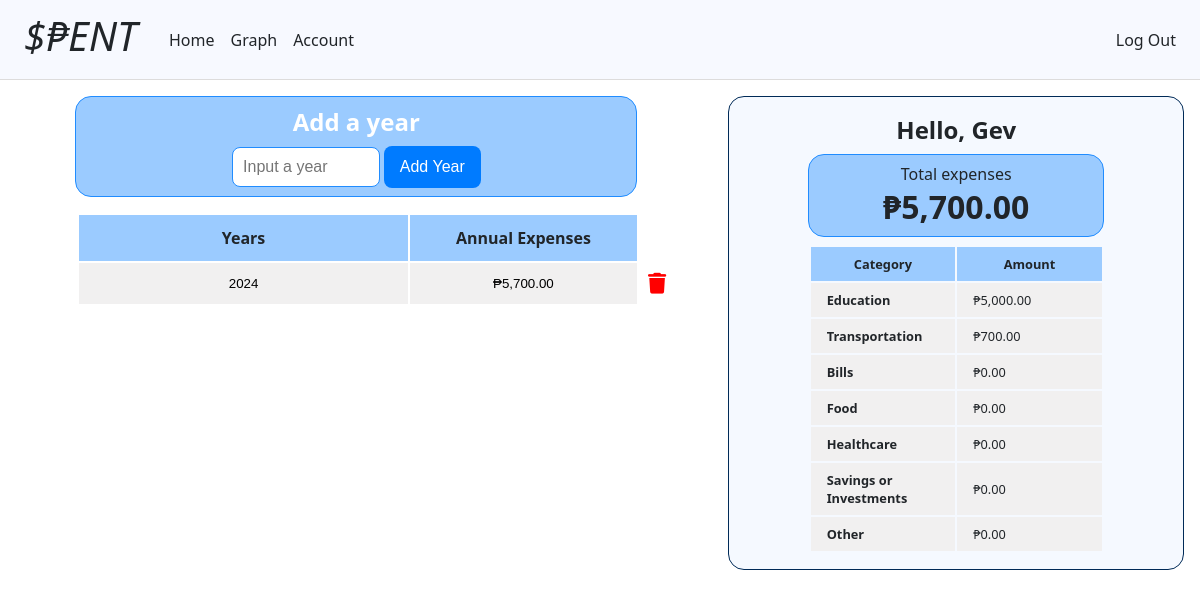
Page / (signed in) on the earlier database version.
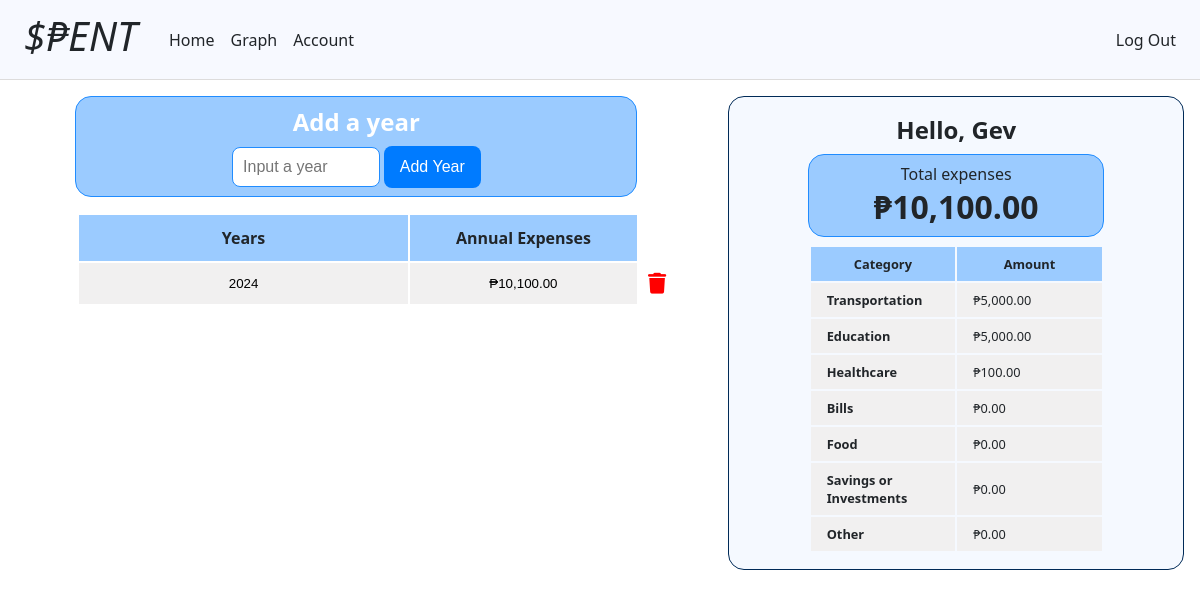
Same page on the later database version.
### tables this page shows
CREATE TABLE years (
    id INTEGER PRIMARY KEY AUTOINCREMENT NOT NULL,
    user_id INTEGER NOT NULL,
    year NOT NULL,
    FOREIGN KEY (user_id) REFERENCES users (id)
);

CREATE TABLE users (
    id INTEGER PRIMARY KEY AUTOINCREMENT NOT NULL,
    username TEXT NOT NULL,
    pass_hash TEXT NOT NULL,
    currency TEXT
);

### app.py (the view)
@app.route("/")
@login_required
def index():
    currency = db.execute("SELECT currency FROM users WHERE id = ?", session["user_id"])
    currency = currency[0]["currency"]
    if currency not in ["usd", "php"]:
        return render_template("set-currency.html")
    years = get_years(session["user_id"])
    total_expenses= get_total_expenses(session["user_id"]) # Get total expenses
    expenses = get_expenses(session["user_id"]) # Get expenses
    print(expenses)
    return render_template("index.html", years=years, total_expenses=total_expenses, expenses=expenses)

### app.py (called while the page is built)
@app.after_request
def after_request(response):
    response.headers["Cache-Control"] = "no-cache, no-store, must-revalidate"
    response.headers["Expires"] = 0
    response.headers["Pragma"] = "no-cache"
    return response

### helpers.py (called while the page is built)
def format_currency(value):
    currency = db.execute("SELECT currency FROM users WHERE id = ?", session["user_id"])
    currency = currency[0]["currency"]
    if currency == "usd":
        return f"${value:,.2f}"
    elif currency == "php":
        return f"₱{value:,.2f}"

def login_required(f):
    @wraps(f)
    def decorated_function(*args, **kwargs):
        if session.get("user_id") is None:
            return redirect("/login")
        return f(*args, **kwargs)
    return decorated_function

### queries.py (called while the page is built)
def get_years(user_id):
    return db.execute("""SELECT years.id AS id, years.year AS year, SUM(spent.amount) AS expenses
                                FROM years
                                LEFT JOIN months ON months.year_id = years.id
                                LEFT JOIN days ON days.month_id = months.id
                                LEFT JOIN spent ON spent.day_id = days.id
                                WHERE years.user_id = :user_id
                                GROUP BY years.year
                                ORDER BY years.year DESC
                                """, user_id=user_id) # Idea by chatGPT (LEFT JOIN)

def get_total_expenses(user_id):
    total_expenses = db.execute("""SELECT SUM(spent.amount) AS total_expenses
                            FROM spent
                            JOIN days ON days.id = spent.day_id
                            JOIN months ON months.id = days.month_id
                            JOIN years ON years.id = months.year_id
                            WHERE years.user_id = :user_id
                            """, user_id=user_id)
    total_expenses = 0 if total_expenses[0]["total_expenses"] == None else total_expenses[0]["total_expenses"]
    return total_expenses

### templates/index.html (shortened to what this page needs)
{% extends "layout.html" %}
{% block main %}
    <div class="parent-div">
        <div class="main-content">
            <div class="main-form">
                <h2>Add a year</h2>
                <form action="/add_year" method="post">
                    <div class="form-input">
                        <input name="year" placeholder="Input a year" type="number" autocomplete="off" autofocus>
                        <button class="form-button" type="submit">Add Year</button>
                    </div>
                </form>
            </div>
            <div class="table-container">
                <table>
                    <thead>
                        <tr>
                            <th>Years</th>
                            <th>Annual Expenses</th>
                        </tr>
                    </thead>
                    <tbody>
                    {% if not years %}
                        <tr>
                            <td><button>Add a year to display</button></td>
                            <td><button>some amount</button></td>
                            <td></td>
                        </tr>
                    {% else %}
                        {% for year in years %}
                            <tr>
                                <td>
                                    <form action="/months" method="get">
                                        <button type="submit">{{ year.year }}</button></td>
                                <td>
                                    {% if not year.expenses %}
                                        <form action="/months" method="get">
                                            <input name="year" value="{{ year.year }}" type="hidden">
                                            <button type="submit">{{ 0 | format_currency }}</button>
                                        </form>
                                    {% else %}
                                        <form action="/months" method="get">
                                            <button type="submit">{{ year.expenses | format_currency }}</button>
                                        </form>
                                    {% endif %}
                                </td>
                                <td>
                                    <form action="/delete_year" method="post">
                                        <button class="icon-container" type="submit"><i class="fa-solid fa-trash"></i></button>
                                    </form>
                                </td>
                            </tr>
                        {%  endfor %}
                    {% endif %}
                    </tbody>
                </table>
            </div>
        </div>
        {% include "sidebar.html" %}
    </div>
{% endblock %}

### templates/layout.html (shortened to what this page needs)
<!DOCTYPE html>
<html lang="en">
    <head>
        <link href="/static/styles.css" rel="stylesheet">
    </head>
    <body>
        <nav class="navbar-container">
            <div class="navbar">
                <i><a class="nav-link logo" href="/">$₱ENT</a></i>
                <div class="navbar-items-container">
                    {% if session["user_id"] %}
                        <ul class="navbar-items">
                            <li><a class="nav-link" href="/">Home</a></li>
                            <li><a class="nav-link" href="">Graph</a></li>
                            <li><a class="nav-link" href="">Account</a></li>
                        </ul>
                        <ul class="navbar-items pos-right">
                            <li><a class="nav-link" href="/logout">Log Out</a></li>
                        </ul>
                    {% else %}
                        <ul class="navbar-items pos-right">
                            <li><a class="nav-link" href="/register">Register</a></li>
                            <li><a class="nav-link" href="/login">Log In</a></li>
                        </ul>
                    {% endif %}
                </div>
            </div>
        </nav>
        <main class="container">
            {% block main %}{% endblock%}
        </main>
    </body>
</html>

### templates/sidebar.html
<div class="sidebar">
    <div class="display">
        <div><h2>Hello, {{ session["username"] }}</h2></div>
        <div class="total-expenses">
            <p>Total expenses</p>
            <h1>{{ total_expenses | format_currency}}</h1>
        </div>
        <table>
            <thead>
                <tr>
                    <th>Category</th>
                    <th>Amount</th>
                </tr>
            </thead>
            <tbody>
                {% for expense in expenses %}
                    <tr>
                        <td><b>{{ expense["name"] }}</b></td>
                        <td>{{ expense["amount"] | format_currency }}</td>
                    </tr>
                {% endfor %}
            </tbody>
        </table>
    </div>
</div>

### static/styles.css (style rules this page uses)
body { margin: 0; font-family: system-ui, -apple-system, BlinkMacSystemFont, 'Segoe UI', Roboto, Oxygen, Ubuntu, Cantarell, 'Open Sans', 'Helvetica Neue', sans-serif; font-size: 1rem; color: #212529; text-align: left; width: 100%; }
.container { width: 100%; margin-left: auto; margin-right: auto; text-align: center; }
.navbar-container { width: 100%; background-color: #f7f9ff; border-bottom: 0.1rem solid #dddcdc; }
.navbar { display: flex; justify-content: space-between; align-items: center; }
.logo { font-size: 2.5rem; margin-left: 1rem; margin-right: 1rem; margin-bottom: 0.5rem; white-space: nowrap; }
.navbar-items-container { display: flex; align-items: center; width: 100%; }
.navbar-items { list-style-type: none; display: flex; margin: 0; padding: 0; }
.pos-right { margin-left: auto; margin-right: 1rem; }
.nav-link { text-decoration: none; display: block; padding: 0.5rem; }
a { color: #212529; }
.form-input { display: block; }
.form-input input { font-size: 1rem; padding: 0.65rem; border: 1px solid #ccc; border-radius: 0.5rem; transition: box-shadow 0.3s ease; }
.form-button { font-size: 1rem; color: #fff; text-align: center; padding: 0.75rem 1rem; border-width: 0; border-radius: 0.5rem; background-color: #007bff; }
.parent-div { display: flex; margin-top: 1rem; }
.main-content { width: 60%; margin: 0rem 1rem; }
.sidebar { background-color: #f5f9ff; width: 40%; margin: 0rem 1rem; border: 1px solid #002a57; border-radius: 1rem; }
.display { padding: 1rem; }
.display h2, .display h1, .display p { padding: 0; margin: 0; }
.display table { background-color: transparent; margin: 0 auto; height: auto; width: 70%; }
.display table th, .display table td { font-size: 0.8rem; vertical-align: middle; padding: 0.5rem; }
.display table td { padding-left: 1rem; text-align: left; }
.display table th:nth-child(1) { width: 50%; }
.display table th:nth-child(2) { width: 50%; }
.total-expenses { width: 66%; padding: 0.5rem; margin: 0.5rem auto; background-color: #9bcbff; border: 1px solid #208cff; border-radius: 1rem; }
.main-form { color: white; background-color: #9bcbff; border: 1px solid #208cff; border-radius: 1rem; margin: 0 auto; margin-bottom: 1rem; padding: 0.5rem; width: 80%; }
.main-form h2 { padding: 0; padding-bottom: 0.5rem; margin: 0; }
.main-form input { border: 1px solid #208cff; width: 23% }
table { background-color: transparent; margin-left: 9%; width: 89%; }
table th:nth-child(1) { width: 55%; }
table th:nth-child(2) { width: 38%; }
table th, table td { font-size: 1rem; vertical-align: middle; }
table th { padding: 0.75rem; }
table td { background-color: #f1f0f0; }
table td:nth-child(3) { background-color: transparent; }
table thead tr { background-color: #9bcbff; }
table td button { border: none; background-color: transparent; width: 100%; margin: none; display: block; padding: 0.75rem; }
.icon-container { padding: 0; margin: 0; text-align: left; }
.fa-trash { color: red; margin-left: 0.5rem; font-size: 1.3rem; }

Differences in the rows shown:
removed years: year "2024", expenses "₱5,700.00"
added years: year "2024", expenses "₱10,100.00"
Other differences:
{{ total_expenses | format_currency }}: "₱5,700.00" → "₱10,100.00"
new list line: "Transportation ₱5,000.00"
new list line: "Healthcare ₱100.00"
list line gone: "Transportation ₱700.00"
list line gone: "Healthcare ₱0.00"
